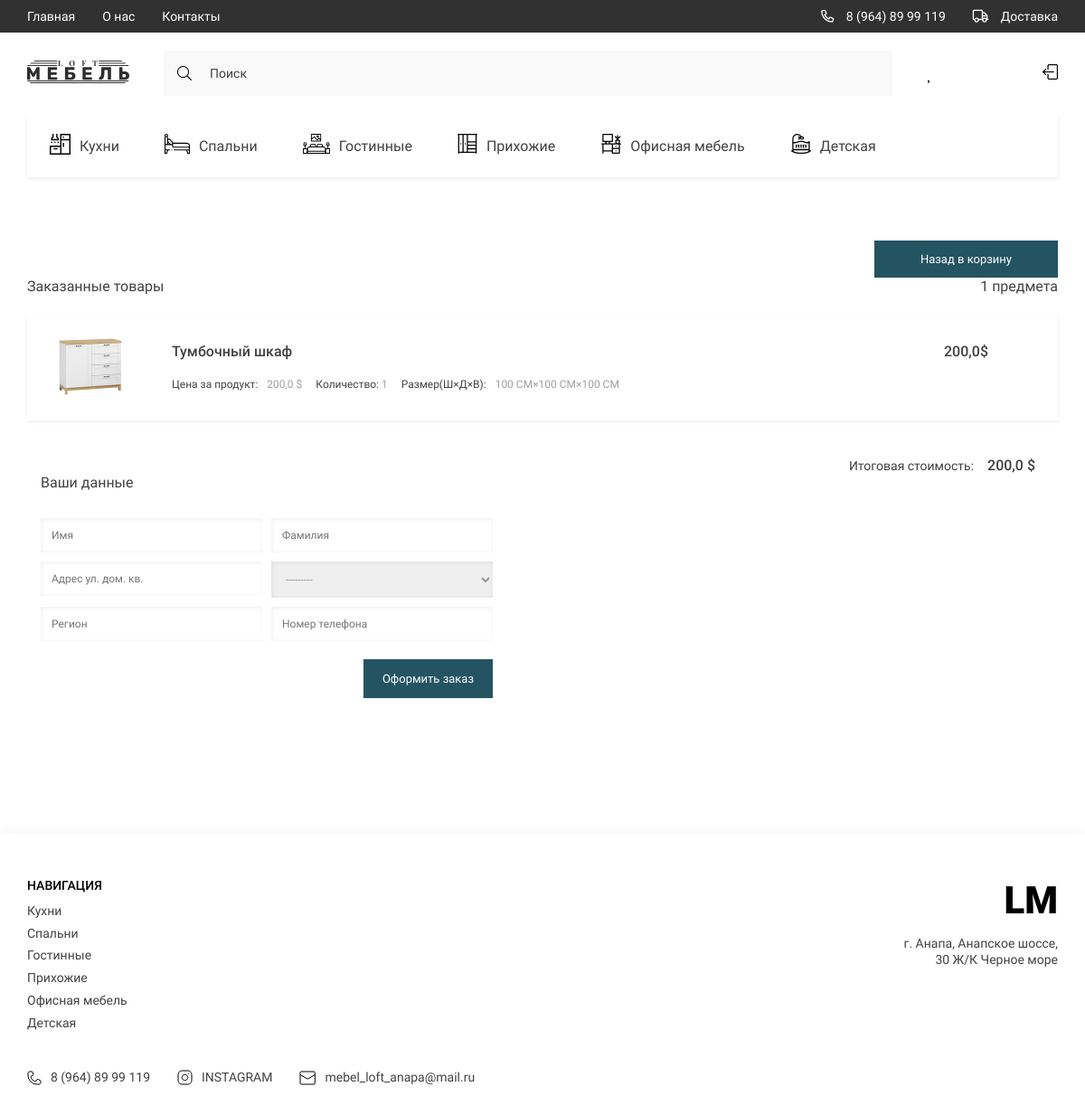
Screenshot of /checkout/ (signed in) with the database file from the repository.
### store/models.py (models this page shows, shortened)
class Category(models.Model):
    title = models.CharField(max_length=150, verbose_name='Название категории')
    slug = models.SlugField(unique=True, null=True)
    parent = models.ForeignKey('self', on_delete=models.CASCADE, null=True, blank=True, verbose_name='Категория',
                               related_name='subcategories')
    icon = models.FileField(upload_to='categories/', default='Нет фото', verbose_name='Изображение категорий')
    def get_absolute_url(self):
        return reverse('category_page', kwargs={'slug': self.slug})
    def get_image_category(self):
        if self.icon:
            return self.icon.url
        else:
            return ''
    class Meta:
        verbose_name = 'Категория'
        verbose_name_plural = 'Категории'

class Order(models.Model):
    customer = models.ForeignKey(Customer, on_delete=models.SET_NULL, blank=True, null=True, verbose_name='Покупатель')
    created_at = models.DateTimeField(auto_now_add=True, verbose_name='Дата заказа')
    is_completed = models.BooleanField(default=False, verbose_name='Выполнен ли заказ')
    shipping = models.BooleanField(default=True)
    class Meta:
        verbose_name = 'Заказ'
        verbose_name_plural = 'Заказы'
    @property
    def get_cart_total_price(self):
        order_products = self.orderproduct_set.all()
        total_price = sum([product.get_total_price for product in order_products])
        return total_price
    @property
    def get_cart_total_quantity(self):
        order_products = self.orderproduct_set.all()
        total_quantity = sum([product.quantity for product in order_products])
        return total_quantity

class OrderProduct(models.Model):
    product = models.ForeignKey(Product, on_delete=models.SET_NULL, null=True, verbose_name='Продукт')
    order = models.ForeignKey(Order, on_delete=models.SET_NULL, null=True, verbose_name='Заказ')
    quantity = models.IntegerField(default=0, null=True, blank=True, verbose_name='Количество товара')
    added_at = models.DateTimeField(auto_now_add=True, verbose_name='Дата добавления')
    class Meta:
        verbose_name = 'Товар заказа'
        verbose_name_plural = 'Товары заказов'
    @property
    def get_total_price(self):
        total_price = self.product.price * self.quantity
        return total_price

class Product(models.Model):
    title = models.CharField(max_length=150, verbose_name='Название товара')
    price = models.FloatField(verbose_name='Цена')
    created_at = models.DateTimeField(auto_now_add=True, verbose_name='Дата добавление')
    quantity = models.IntegerField(default=0, verbose_name='Колиество товара')
    description = models.TextField(default='Здесь скоро будет описание', verbose_name='Описание товара')
    category = models.ForeignKey(Category, on_delete=models.CASCADE, verbose_name='Категоря товара',
                                 related_name='products')
    slug = models.SlugField(unique=True, null=True)
    length = models.CharField(max_length=100, default='100 CM', verbose_name='Длина')
    width = models.CharField(max_length=100, default='100 CM', verbose_name='Ширина')
    height = models.CharField(max_length=100, default='100 CM', verbose_name='Высота')
    def get_image_product(self):
        if self.images:
            try:
                return self.images.first().image.url
            except:
                return ''
        else:
            return ''
    class Meta:
        verbose_name = 'Продукт'
        verbose_name_plural = 'Продукты'

class Gallery(models.Model):
    image = models.ImageField(upload_to='products/', verbose_name='Изображение товаров')
    product = models.ForeignKey(Product, on_delete=models.CASCADE, related_name='images')
    class Meta:
        verbose_name = 'Изображение'
        verbose_name_plural = 'Изображения'

class City(models.Model):
    city = models.CharField(max_length=300, verbose_name='Название города')
    def __str__(self):
        return self.city
    class Meta:
        verbose_name = 'Город'
        verbose_name_plural = 'Города'

### store/views.py (the view)
# urls.py: path('checkout/', checkout, name='checkout'),
def checkout(request):
    if request.user.is_authenticated:
        cart_info = get_cart_data(request)
        context = {
            'title': 'Оформление заказа',
            'order': cart_info['order'],
            'items': cart_info['products'],
            'customer_form': CustomerForm,
            'shipping_form': ShippingForm
        }
        return render(request, 'store/checkout.html', context)
    else:
        return redirect('product_list')

### store/templatetags/store_tags.py (called while the page is built)
@register.simple_tag()
def get_categories():
    return Category.objects.filter(parent=None)

### store/utils.py (called while the page is built)
def get_cart_data(request):
    cart = CartForAuthenticatedUser(request)
    cart_info = cart.get_cart_info()
    return {
        'cart_total_quantity': cart_info['cart_total_quantity'],
        'cart_total_price': cart_info['cart_total_price'],
        'order': cart_info['order'],
        'products': cart_info['products']
    }

    def get_cart_info(self):
        customer, created = Customer.objects.get_or_create(user=self.user)
        order, created = Order.objects.get_or_create(customer=customer)
        order_products = order.orderproduct_set.all()
        cart_total_quantity = order.get_cart_total_quantity
        cart_total_price = order.get_cart_total_price
        return {
            'cart_total_quantity': cart_total_quantity,
            'cart_total_price': cart_total_price,
            'order': order,
            'products': order_products
        }

### store/templates/store/checkout.html (shortened to what this page needs)
{% extends 'base.html' %}
{% load static %}
{% block main %}
<main class="main">
    <div class="profile">
        <div class="container">
            <section class="basket">
                <form class="products__form">
                    <a href="{% url 'my_cart' %}" class="btn products__form-btn">Назад в корзину</a>
                </form>
                <div class="basket__text">
                    <h1 class="basket__title">Заказанные товары</h1>
                    <span class="basket__count"><span>{{ order.get_cart_total_quantity }}</span> предмета</span>
                </div>
                {% for item in items %}
                <div class="basket__item">
                    <a class="basket__item-img">
                        <img src="{{ item.product.get_image_product }}" alt="product">
                    </a>
                    <div class="basket__item-content">
                        <div class="basket__item-text">
                            <h2 class="basket__item-title">{{ item.product.title }}</h2>
                            <p class="basket__item-price">
                                <span class="price"><span>{{ item.get_total_price }}</span>$</span>
                            </p>
                        </div>
                        <div class="basket__options">
                            <p class="basket__options-count">
                                Цена за продукт:<span>{{ item.product.price }} $</span>
                            </p>
                            <div class="basket__options-count d-flex">
                                Количество: <span>{{ item.quantity }}</span>
                            </div>
                            <p class="basket__options-size">
                                Размер(Ш×Д×В): <span>{{ item.product.width }}×{{ item.product.length }}×{{ item.product.height }}</span>
                            </p>
                        </div>
                    </div>
                </div>
                {% endfor %}
                <form class="products__form">
                <span>Итоговая стоимость:<span
                        class="products__form-price">{{ order.get_cart_total_price }} $</span> </span>
                </form>
                <div class="profile">
                <div class="container">
                    <div class="profile__content">
                        <form class="profile__form" method="post" action="{% url 'payment' %}">
                            <h2 class="profile__title">Ваши данные</h2>
                            <div class="profile__form-grid">
                                {% for field in customer_form %}
                                <div class="input__title">
                                    {{ field }}
                                </div>
                                {% endfor %}
                                {% for field in shipping_form %}
                                <div class="input__title">
                                    {{ field }}
                                </div>
                                {% endfor %}
                            </div>
                            <button type="submit" class="btn profile__btn">Оформить заказ</button>
                        </form>
                    </div>
                </div>
            </div>
            </section>
        </div>
    </div>
</main>
{% endblock main %}

### templates/components/_nav__catigories.html
{% load store_tags %}
{% get_categories as categories %}
{% load static %}
<ul class="header__list _categories">
    {% for category in categories %}
    <li>
        <a href="{{ category.get_absolute_url }}" class="header__list-links">
                                <span class="header__list-img">
                                    <img src="{{ category.get_image_category }}" alt="icons">
                                </span>
            {{category.title}}
        </a>
    </li>
    {% endfor %}
</ul>

### templates/components/_footer.html
{% load static %}
{% load store_tags %}
{% get_categories as categories %}
<footer class="footer">
        <div class="container">
            <div class="footer__content">
                <div class="footer__navigate">
                    <div class="footer__navigate-part">
                        <h2 class="footer__navigate-title">НАВИГАЦИЯ</h2>
                        {% for category in categories %}
                        <div class="footer__navigate-lists">
                            <ul class="footer__navigate-list">
                                <li><a href="{{ category.get_absolute_url }}" class="footer__navigate-links">{{category.title}}</a></li>
                            </ul>
                        </div>
                        {% endfor %}
                    </div>
                    <div class="footer__navigate-part _right">
                        <a href="./index.html" class="footer__logo">LM</a>
                        <p class="footer__adress">г. Анапа, Анапское шоссе, 30 Ж/К Черное море</p>
                    </div>
                </div>
                <div class="footer__social">
                    <ul class="footer__social-list">
                        <li>
                            <a href="tel:89648999119" class="footer__social-links">
                                <img src="{% static 'store/assets/icons/phone.svg' %}" alt="phone">
                                8 (964) 89 99 119
                            </a>
                        </li>
                        <li>
                            <a href="https://www.instagram.com/" target="_blank" class="footer__social-links">
                                <img src="{% static 'store/assets/icons/inst.svg' %}" alt="insta">
                                INSTAGRAM
                            </a>
                        </li>
                        <li>
                            <a href="mailto:mebel_loft_anapa@mail.ru" target="_blank" class="footer__social-links">
                                <img src="{% static 'store/assets/icons/mail.svg' %}" alt="mail">
                                mebel_loft_anapa@mail.ru
                            </a>
                        </li>
                    </ul>
                </div>
            </div>
        </div>
    </footer>

### rows the page displays
Category: get_image_category (picture), title "Кухни"
Category: get_image_category (picture), title "Спальни"
Category: get_image_category (picture), title "Гостинные"
Category: get_image_category (picture), title "Прихожие"
Category: get_image_category (picture), title "Офисная мебель"
Category: get_image_category (picture), title "Детская"
Order: get_cart_total_quantity "1", get_cart_total_price "200,0"
OrderProduct: product.get_image_product (picture), product "Тумбочный шкаф", get_total_price "200,0", product.price "200,0", quantity "1", product.width "100 CM", product.length "100 CM", product.height "100 CM"
City: shipping_form "---------"
